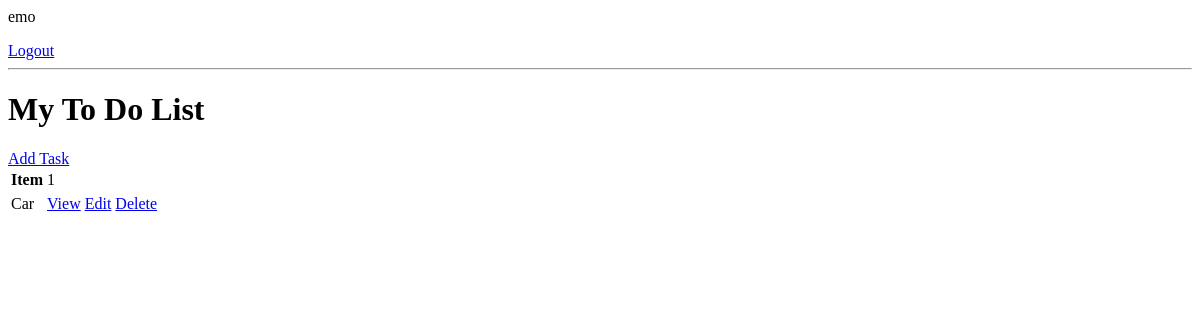
Page / (signed in) on the earlier database version.
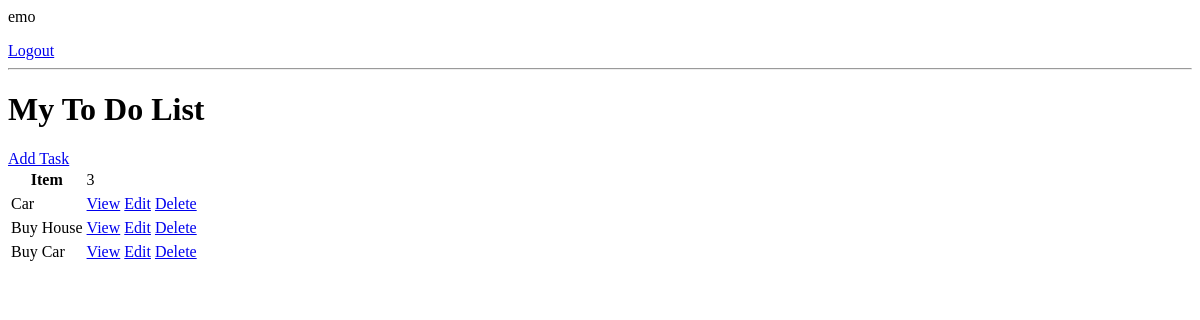
Same page on the later database version.
### base/models.py (models this page shows, shortened)
class Task(models.Model):
    user = models.ForeignKey(User, on_delete=models.CASCADE, null=True, blank=True)
    title = models.CharField(max_length=200)
    description = models.TextField(null=True, blank=True)
    complete = models.BooleanField(default=False)
    create = models.DateTimeField(auto_now_add=True)
    class Meta:
        ordering = ['complete']

### base/views.py (the view)
# urls.py: path('', TaskList.as_view(), name='tasks'),
class TaskList(OwnObjectsMixin, ListView):
    model = Task
    context_object_name = 'tasks'
    def get_context_data(self, **kwargs):
        context = super().get_context_data(**kwargs)
        context['tasks'] = context['tasks'].filter(user=self.request.user)
        context['count'] = context['tasks'].filter(complete=False).count()
        return context

### base/views.py (called while the page is built)
 def get_queryset(self):
    user = self.request.user
    return super(OwnObjectsMixin, self).get_queryset().filter(user=user.id)

### base/templates/base/task_list.html (shortened to what this page needs)
{% if request.user.is_authenticated %}
<p>{{request.user}}</p>
<a href="{% url 'logout' %}">Logout</a>
{% else %}
<a href="{% url 'login' %}">Login</a>
{% endif %}
<hr>
<h1>My To Do List {{color}}</h1>
<a href="{% url 'task-create' %}">Add Task</a>
<table>
    <tr>
        <th>Item</th>
        <td>{{tasks.count}}</td>
        <th></th>
        <th></th>
    </tr>
    {% for task in tasks %}
    <tr>
        <td>{{task.title}}</td>
        <td><a href="{% url 'task' task.id %}">View</a></td>
        <td><a href="{% url 'task-update' task.id %}">Edit</a></td>
        <td><a href="{% url 'task-delete' task.id %}">Delete</a></td>
    </tr>
    {% empty %}
    <h3>No items in list</h3>
    {% endfor %}
</table>

Differences in the rows shown:
added Task: title "Buy House"
added Task: title "Buy Car"
Other differences:
{{ tasks.count }}: "1" → "3"
